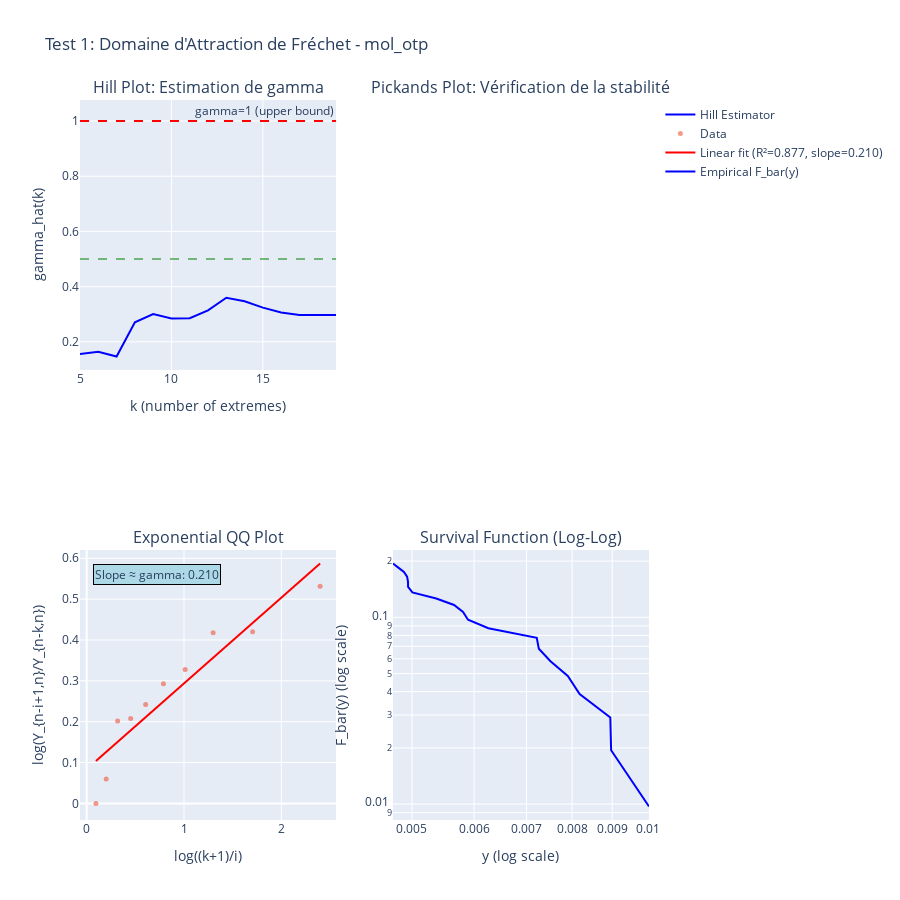
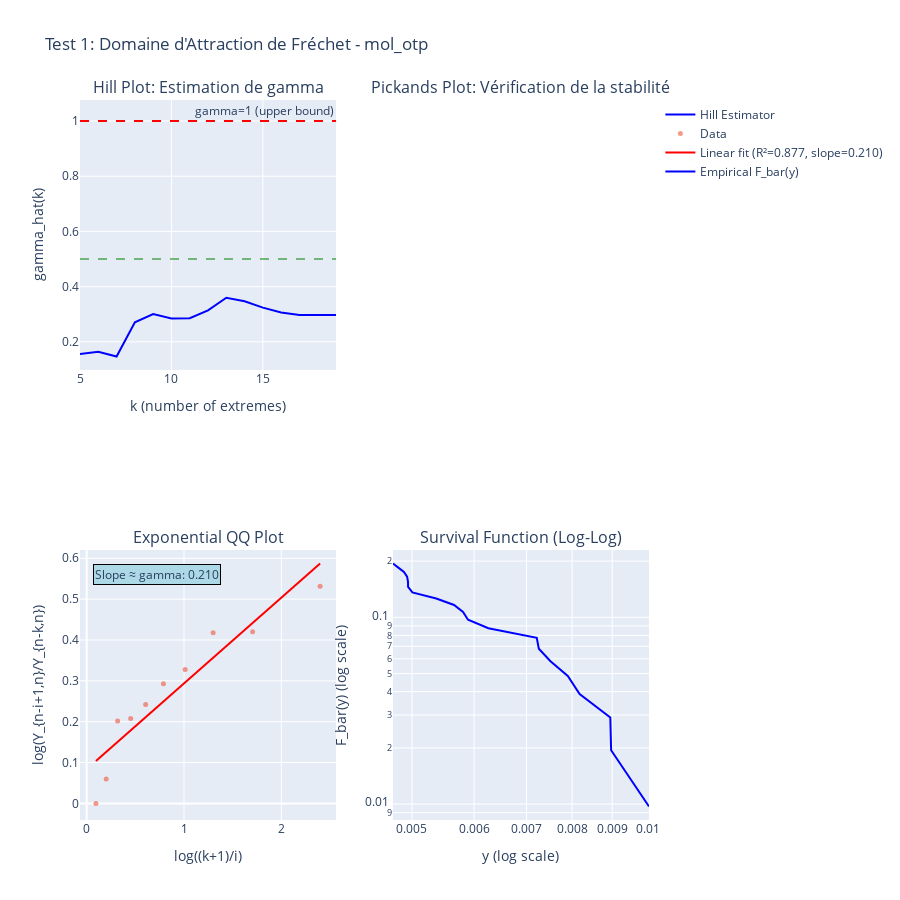
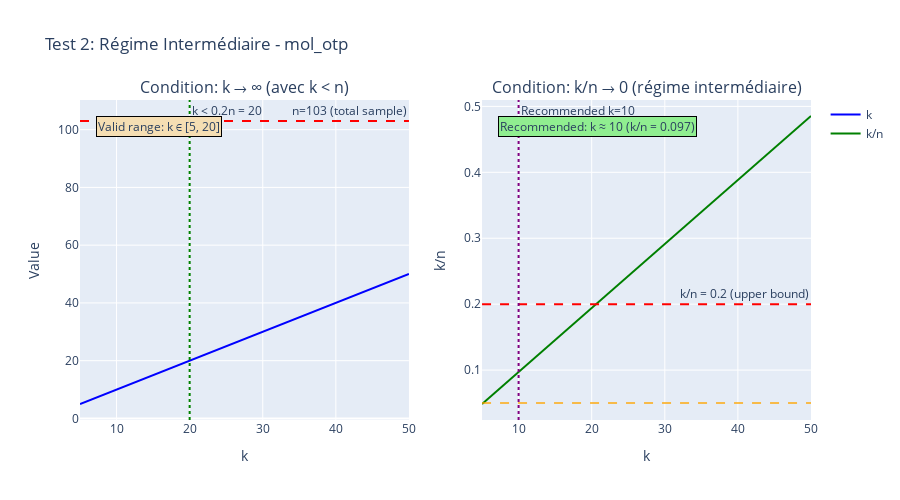

Notebook source saved alongside these figures, in order:
### Markdown cell above
# Exécution Complète des Tests

### Code cell
# we create output directory
SAVE_DIR = "../../results/hypothesis_verification/"
os.makedirs(SAVE_DIR, exist_ok=True)

# we define pairs to test
pairs_to_test = [
    ('mol.hu.txt', 'otp.hu.txt'),
    ('otp.hu.txt', 'mol.hu.txt'),
]

tau_values = [-2, -1, 0, 1, 2]

results_summary = []

for ticker_X, ticker_Y in pairs_to_test:
    if ticker_X not in func_data or ticker_Y not in func_data:
        continue
    
    print(f"\n{'='*80}")
    print(f"Testing: {ticker_X[:-7]} (X) -> {ticker_Y[:-7]} (Y)")
    print(f"{'='*80}\n")
    
    # we align data
    common_dates = func_data[ticker_X]['dates'].intersection(func_data[ticker_Y]['dates'])
    idx_X = func_data[ticker_X]['dates'].isin(common_dates)
    idx_Y = func_data[ticker_Y]['dates'].isin(common_dates)
    
    X_data = func_data[ticker_X]['curves'][idx_X]
    Y_data = func_data[ticker_Y]['max_return'][idx_Y]
    
    # we compute FEPLS beta_hat (simplified)
    from adapted import fepls
    X_fepls = np.expand_dims(X_data, axis=0)
    Y_fepls = np.expand_dims(Y_data, axis=0)
    n_samples = Y_fepls.shape[1]
    Y_sorted = np.sort(Y_fepls[0])[::-1]
    best_k = min(50, n_samples // 10)
    y_n = Y_sorted[best_k]
    y_matrix = y_n * np.ones_like(Y_fepls)
    E0 = fepls(X_fepls, Y_fepls, y_matrix, tau=1.0)
    beta_hat = E0[0,:]
    
    pair_name = f"{ticker_X[:-7]}_{ticker_Y[:-7]}"
    
    # Test 1: Fréchet Domain
    print("Test 1: Domaine d'Attraction de Fréchet...")
    try:
        gamma_est = test_frechet_domain(Y_data, pair_name, SAVE_DIR)
    except Exception as e:
        print(f"  ⚠ Skipped Test 1 due to error: {e}")
        gamma_est = None
    
    # Test 2: Intermediate Regime
    print("Test 2: Régime Intermédiaire...")
    try:
        recommended_k = test_intermediate_regime(Y_data, pair_name, SAVE_DIR)
    except Exception as e:
        print(f"  ⚠ Skipped Test 2 due to error: {e}")
        recommended_k = 30
    
    # Test 3: Bias Condition
    print("Test 3: Condition de Biais...")
    try:
        bias_ok = test_bias_condition(Y_data, pair_name, recommended_k, SAVE_DIR)
    except Exception as e:
        print(f"  ⚠ Skipped Test 3 due to error: {e}")
        bias_ok = None
    
    # Test 4: Signal Dominance
    print("Test 4: Dominance Signal/Bruit...")
    try:
        kappa_est, q_kappa_gamma = test_signal_dominance(X_data, Y_data, beta_hat, gamma_est, pair_name, SAVE_DIR)
    except Exception as e:
        print(f"  ⚠ Skipped Test 4 due to error: {e}")
        kappa_est, q_kappa_gamma = None, None
    
    # Test 5: Regular Variation
    print("Test 5: Variation Régulière...")
    try:
        kappa_est2 = test_regular_variation(Y_data, X_data, beta_hat, tau_values, pair_name, SAVE_DIR)
        if kappa_est2 is not None:
            kappa_est = kappa_est2
    except Exception as e:
        print(f"  ⚠ Skipped Test 5 due to error: {e}")
    
    # Test 6: Tail Moments
    if gamma_est is not None and kappa_est is not None:
        print("Test 6: Existence des Tail-Moments...")
        try:
            condition_vals, valid_tau = test_tail_moments_existence(gamma_est, kappa_est, tau_values, pair_name, SAVE_DIR)
        except Exception as e:
            print(f"  ⚠ Skipped Test 6 due to error: {e}")
            condition_vals, valid_tau = None, None
        
        # Additional Plot 7: Conditional Quantile with Scatter
        print("Plot 7: Conditional Quantile with Scatter...")
        try:
            plot_conditional_quantile_with_scatter(X_data, Y_data, beta_hat, best_k, pair_name, SAVE_DIR)
        except Exception as e:
            print(f"  ⚠ Skipped Plot 7 due to error: {e}")
        
        # Additional Plot 8: Additional Diagnostics
        print("Plot 8: Additional Diagnostics...")
        try:
            plot_additional_diagnostics(X_data, Y_data, beta_hat, gamma_est, kappa_est, pair_name, SAVE_DIR)
        except Exception as e:
            print(f"  ⚠ Skipped Plot 8 due to error: {e}")
        
        # Test 9: Comprehensive Test of All Hypotheses
        print("Test 9: Test Complet de Toutes les Hypothèses...")
        try:
            q_values = np.array([2.5, 3.0, 4.0, 5.0])
            all_hyp_results = test_all_hypotheses_comprehensive(
                Y_data, X_data, beta_hat, gamma_est, kappa_est,
                recommended_k, tau_values, q_values, pair_name, SAVE_DIR
            )
        except Exception as e:
            print(f"  ⚠ Skipped Test 9 due to error: {e}")
            all_hyp_results = None
    else:
        print("  ⚠ Skipped Tests 6-9: Missing gamma or kappa estimates")
        condition_vals, valid_tau = None, None
        all_hyp_results = None
        
        # we store results
        results_summary.append({
            'Pair': pair_name,
            'gamma': gamma_est,
            'kappa': kappa_est,
            'recommended_k': recommended_k,
            'bias_condition': bias_ok,
            'q_kappa_gamma_min': np.min(q_kappa_gamma) if q_kappa_gamma is not None else None,
            'valid_tau': list(valid_tau) if valid_tau is not None else [],
            'n_samples': n_samples
        })

# we save summary
if results_summary:
    df_summary = pd.DataFrame(results_summary)
    df_summary.to_csv(os.path.join(SAVE_DIR, 'hypothesis_verification_summary.csv'), index=False)
    print(f"\n{'='*80}")
    print("Summary saved to:", os.path.join(SAVE_DIR, 'hypothesis_verification_summary.csv'))
    print(f"{'='*80}\n")
    print(df_summary.to_string())

print("\nAll hypothesis tests completed!")

### Figure 1 — Plotly figure (JSON) as saved in the notebook; plotly's stock layout.template omitted (floating-point values rounded to 4 significant figures)
{"data": [{"line": {"color": "blue", "width": 2}, "mode": "lines", "name": "Hill Estimator", "type": "scatter", "x": [5, 6, 7, 8, 9, 10, 11, 12, 13, 14, 15, 16, 17, 18, 19], "xaxis": "x", "y": [0.1559, 0.1641, 0.1467, 0.2704, 0.3002, 0.2848, 0.2853, 0.3138, 0.3598, 0.3466, 0.3238, 0.3062, 0.2974, 0.2974, 0.2975], "yaxis": "y"}, {"marker": {"opacity": 0.6, "size": 5}, "mode": "markers", "name": "Data", "type": "scatter", "x": [2.398, 1.705, 1.299, 1.012, 0.7885, 0.6061, 0.452, 0.3185, 0.2007, 0.09531], "xaxis": "x3", "y": [0.5314, 0.4202, 0.4177, 0.3277, 0.2929, 0.2421, 0.2079, 0.2018, 0.05981, 0.0], "yaxis": "y3"}, {"line": {"color": "red", "width": 2}, "mode": "lines", "name": "Linear fit (R²=0.877, slope=0.210)", "type": "scatter", "x": [2.398, 1.705, 1.299, 1.012, 0.7885, 0.6061, 0.452, 0.3185, 0.2007, 0.09531], "xaxis": "x3", "y": [0.5872, 0.4417, 0.3566, 0.2962, 0.2494, 0.2111, 0.1787, 0.1507, 0.126, 0.1039], "yaxis": "y3"}, {"line": {"color": "blue", "width": 2}, "mode": "lines", "name": "Empirical F_bar(y)", "type": "scatter", "x": [0.01003, 0.008972, 0.00895, 0.008179, 0.0079, 0.007509, 0.007256, 0.007212, 0.006257, 0.005894, 0.005808, 0.005657, 0.005369, 0.005005, 0.004943, 0.004942, 0.004929, 0.004883, 0.004803, 0.004728], "xaxis": "x4", "y": [0.009709, 0.01942, 0.02913, 0.03883, 0.04854, 0.05825, 0.06796, 0.07767, 0.08738, 0.09709, 0.1068, 0.1165, 0.1262, 0.1359, 0.1456, 0.1553, 0.165, 0.1748, 0.1845, 0.1942], "yaxis": "y4"}], "layout": {"annotations": [{"font": {"size": 16}, "showarrow": false, "text": "Hill Plot: Estimation de gamma", "x": 0.225, "xanchor": "center", "xref": "paper", "y": 1, "yanchor": "bottom", "yref": "paper"}, {"font": {"size": 16}, "showarrow": false, "text": "Pickands Plot: Vérification de la stabilité", "x": 0.775, "xanchor": "center", "xref": "paper", "y": 1, "yanchor": "bottom", "yref": "paper"}, {"font": {"size": 16}, "showarrow": false, "text": "Exponential QQ Plot", "x": 0.225, "xanchor": "center", "xref": "paper", "y": 0.375, "yanchor": "bottom", "yref": "paper"}, {"font": {"size": 16}, "showarrow": false, "text": "Survival Function (Log-Log)", "x": 0.775, "xanchor": "center", "xref": "paper", "y": 0.375, "yanchor": "bottom", "yref": "paper"}, {"showarrow": false, "text": "gamma=1 (upper bound)", "x": 1, "xanchor": "right", "xref": "x domain", "y": 1, "yanchor": "bottom", "yref": "y"}, {"bgcolor": "lightblue", "bordercolor": "black", "showarrow": false, "text": "Slope ≈ gamma: 0.210", "x": 0.05, "xref": "x3 domain", "y": 0.95, "yref": "y3 domain"}], "height": 900, "shapes": [{"line": {"color": "red", "dash": "dash"}, "type": "line", "x0": 0, "x1": 1, "xref": "x domain", "y0": 1, "y1": 1, "yref": "y"}, {"line": {"color": "green", "dash": "dash"}, "opacity": 0.5, "type": "line", "x0": 0, "x1": 1, "xref": "x domain", "y0": 0.5, "y1": 0.5, "yref": "y"}], "showlegend": true, "title": {"text": "Test 1: Domaine d'Attraction de Fréchet - mol_otp"}, "xaxis": {"anchor": "y", "domain": [0, 0.45], "title": {"text": "k (number of extremes)"}}, "xaxis2": {"anchor": "y2", "domain": [0.55, 1], "title": {"text": "k"}}, "xaxis3": {"anchor": "y3", "domain": [0, 0.45], "title": {"text": "log((k+1)/i)"}}, "xaxis4": {"anchor": "y4", "domain": [0.55, 1], "title": {"text": "y (log scale)"}, "type": "log"}, "yaxis": {"anchor": "x", "domain": [0.625, 1], "title": {"text": "gamma_hat(k)"}}, "yaxis2": {"anchor": "x2", "domain": [0.625, 1], "title": {"text": "gamma_hat_Pickands(k)"}}, "yaxis3": {"anchor": "x3", "domain": [0, 0.375], "title": {"text": "log(Y_{n-i+1,n}/Y_{n-k,n})"}}, "yaxis4": {"anchor": "x4", "domain": [0, 0.375], "title": {"text": "F_bar(y) (log scale)"}, "type": "log"}}}

### Figure 2 — Plotly figure (JSON) as saved in the notebook; plotly's stock layout.template omitted (floating-point values rounded to 4 significant figures)
{"data": [{"line": {"color": "blue", "width": 2}, "mode": "lines", "name": "Hill Estimator", "type": "scatter", "x": [5, 6, 7, 8, 9, 10, 11, 12, 13, 14, 15, 16, 17, 18, 19], "xaxis": "x", "y": [0.1559, 0.1641, 0.1467, 0.2704, 0.3002, 0.2848, 0.2853, 0.3138, 0.3598, 0.3466, 0.3238, 0.3062, 0.2974, 0.2974, 0.2975], "yaxis": "y"}, {"marker": {"opacity": 0.6, "size": 5}, "mode": "markers", "name": "Data", "type": "scatter", "x": [2.398, 1.705, 1.299, 1.012, 0.7885, 0.6061, 0.452, 0.3185, 0.2007, 0.09531], "xaxis": "x3", "y": [0.5314, 0.4202, 0.4177, 0.3277, 0.2929, 0.2421, 0.2079, 0.2018, 0.05981, 0.0], "yaxis": "y3"}, {"line": {"color": "red", "width": 2}, "mode": "lines", "name": "Linear fit (R²=0.877, slope=0.210)", "type": "scatter", "x": [2.398, 1.705, 1.299, 1.012, 0.7885, 0.6061, 0.452, 0.3185, 0.2007, 0.09531], "xaxis": "x3", "y": [0.5872, 0.4417, 0.3566, 0.2962, 0.2494, 0.2111, 0.1787, 0.1507, 0.126, 0.1039], "yaxis": "y3"}, {"line": {"color": "blue", "width": 2}, "mode": "lines", "name": "Empirical F_bar(y)", "type": "scatter", "x": [0.01003, 0.008972, 0.00895, 0.008179, 0.0079, 0.007509, 0.007256, 0.007212, 0.006257, 0.005894, 0.005808, 0.005657, 0.005369, 0.005005, 0.004943, 0.004942, 0.004929, 0.004883, 0.004803, 0.004728], "xaxis": "x4", "y": [0.009709, 0.01942, 0.02913, 0.03883, 0.04854, 0.05825, 0.06796, 0.07767, 0.08738, 0.09709, 0.1068, 0.1165, 0.1262, 0.1359, 0.1456, 0.1553, 0.165, 0.1748, 0.1845, 0.1942], "yaxis": "y4"}], "layout": {"annotations": [{"font": {"size": 16}, "showarrow": false, "text": "Hill Plot: Estimation de gamma", "x": 0.225, "xanchor": "center", "xref": "paper", "y": 1, "yanchor": "bottom", "yref": "paper"}, {"font": {"size": 16}, "showarrow": false, "text": "Pickands Plot: Vérification de la stabilité", "x": 0.775, "xanchor": "center", "xref": "paper", "y": 1, "yanchor": "bottom", "yref": "paper"}, {"font": {"size": 16}, "showarrow": false, "text": "Exponential QQ Plot", "x": 0.225, "xanchor": "center", "xref": "paper", "y": 0.375, "yanchor": "bottom", "yref": "paper"}, {"font": {"size": 16}, "showarrow": false, "text": "Survival Function (Log-Log)", "x": 0.775, "xanchor": "center", "xref": "paper", "y": 0.375, "yanchor": "bottom", "yref": "paper"}, {"showarrow": false, "text": "gamma=1 (upper bound)", "x": 1, "xanchor": "right", "xref": "x domain", "y": 1, "yanchor": "bottom", "yref": "y"}, {"bgcolor": "lightblue", "bordercolor": "black", "showarrow": false, "text": "Slope ≈ gamma: 0.210", "x": 0.05, "xref": "x3 domain", "y": 0.95, "yref": "y3 domain"}], "height": 900, "shapes": [{"line": {"color": "red", "dash": "dash"}, "type": "line", "x0": 0, "x1": 1, "xref": "x domain", "y0": 1, "y1": 1, "yref": "y"}, {"line": {"color": "green", "dash": "dash"}, "opacity": 0.5, "type": "line", "x0": 0, "x1": 1, "xref": "x domain", "y0": 0.5, "y1": 0.5, "yref": "y"}], "showlegend": true, "title": {"text": "Test 1: Domaine d'Attraction de Fréchet - mol_otp"}, "xaxis": {"anchor": "y", "domain": [0, 0.45], "title": {"text": "k (number of extremes)"}}, "xaxis2": {"anchor": "y2", "domain": [0.55, 1], "title": {"text": "k"}}, "xaxis3": {"anchor": "y3", "domain": [0, 0.45], "title": {"text": "log((k+1)/i)"}}, "xaxis4": {"anchor": "y4", "domain": [0.55, 1], "title": {"text": "y (log scale)"}, "type": "log"}, "yaxis": {"anchor": "x", "domain": [0.625, 1], "title": {"text": "gamma_hat(k)"}}, "yaxis2": {"anchor": "x2", "domain": [0.625, 1], "title": {"text": "gamma_hat_Pickands(k)"}}, "yaxis3": {"anchor": "x3", "domain": [0, 0.375], "title": {"text": "log(Y_{n-i+1,n}/Y_{n-k,n})"}}, "yaxis4": {"anchor": "x4", "domain": [0, 0.375], "title": {"text": "F_bar(y) (log scale)"}, "type": "log"}}}

### Figure 3 — Plotly figure (JSON) as saved in the notebook; plotly's stock layout.template omitted (floating-point values rounded to 4 significant figures)
{"data": [{"line": {"color": "blue", "width": 2}, "mode": "lines", "name": "k", "type": "scatter", "x": [5, 6, 7, 8, 9, 10, 11, 12, 13, 14, 15, 16, 17, 18, 19, 20, 21, 22, 23, 24, 25, 26, 27, 28, 29, 30, 31, 32, 33, 34, 35, 36, 37, 38, 39, 40, 41, 42, 43, 44, 45, 46, 47, 48, 49, 50], "xaxis": "x", "y": [5, 6, 7, 8, 9, 10, 11, 12, 13, 14, 15, 16, 17, 18, 19, 20, 21, 22, 23, 24, 25, 26, 27, 28, 29, 30, 31, 32, 33, 34, 35, 36, 37, 38, 39, 40, 41, 42, 43, 44, 45, 46, 47, 48, 49, 50], "yaxis": "y"}, {"line": {"color": "green", "width": 2}, "mode": "lines", "name": "k/n", "type": "scatter", "x": [5, 6, 7, 8, 9, 10, 11, 12, 13, 14, 15, 16, 17, 18, 19, 20, 21, 22, 23, 24, 25, 26, 27, 28, 29, 30, 31, 32, 33, 34, 35, 36, 37, 38, 39, 40, 41, 42, 43, 44, 45, 46, 47, 48, 49, 50], "xaxis": "x2", "y": [0.04854, 0.05825, 0.06796, 0.07767, 0.08738, 0.09709, 0.1068, 0.1165, 0.1262, 0.1359, 0.1456, 0.1553, 0.165, 0.1748, 0.1845, 0.1942, 0.2039, 0.2136, 0.2233, 0.233, 0.2427, 0.2524, 0.2621, 0.2718, 0.2816, 0.2913, 0.301, 0.3107, 0.3204, 0.3301, 0.3398, 0.3495, 0.3592, 0.3689, 0.3786, 0.3883, 0.3981, 0.4078, 0.4175, 0.4272, 0.4369, 0.4466, 0.4563, 0.466, 0.4757, 0.4854], "yaxis": "y2"}], "layout": {"annotations": [{"font": {"size": 16}, "showarrow": false, "text": "Condition: k → ∞ (avec k < n)", "x": 0.225, "xanchor": "center", "xref": "paper", "y": 1, "yanchor": "bottom", "yref": "paper"}, {"font": {"size": 16}, "showarrow": false, "text": "Condition: k/n → 0 (régime intermédiaire)", "x": 0.775, "xanchor": "center", "xref": "paper", "y": 1, "yanchor": "bottom", "yref": "paper"}, {"showarrow": false, "text": "n=103 (total sample)", "x": 1, "xanchor": "right", "xref": "x domain", "y": 103, "yanchor": "bottom", "yref": "y"}, {"showarrow": false, "text": "k < 0.2n = 20", "x": 20, "xanchor": "left", "xref": "x", "y": 1, "yanchor": "top", "yref": "y domain"}, {"bgcolor": "wheat", "bordercolor": "black", "showarrow": false, "text": "Valid range: k ∈ [5, 20]", "x": 0.05, "xref": "x domain", "y": 0.95, "yref": "y domain"}, {"showarrow": false, "text": "k/n = 0.2 (upper bound)", "x": 1, "xanchor": "right", "xref": "x2 domain", "y": 0.2, "yanchor": "bottom", "yref": "y2"}, {"showarrow": false, "text": "Recommended k=10", "x": 10, "xanchor": "left", "xref": "x2", "y": 1, "yanchor": "top", "yref": "y2 domain"}, {"bgcolor": "lightgreen", "bordercolor": "black", "showarrow": false, "text": "Recommended: k ≈ 10 (k/n = 0.097)", "x": 0.05, "xref": "x2 domain", "y": 0.95, "yref": "y2 domain"}], "height": 500, "shapes": [{"line": {"color": "red", "dash": "dash"}, "type": "line", "x0": 0, "x1": 1, "xref": "x domain", "y0": 103, "y1": 103, "yref": "y"}, {"line": {"color": "green", "dash": "dot"}, "type": "line", "x0": 20, "x1": 20, "xref": "x", "y0": 0, "y1": 1, "yref": "y domain"}, {"line": {"color": "red", "dash": "dash"}, "type": "line", "x0": 0, "x1": 1, "xref": "x2 domain", "y0": 0.2, "y1": 0.2, "yref": "y2"}, {"line": {"color": "orange", "dash": "dash"}, "opacity": 0.7, "type": "line", "x0": 0, "x1": 1, "xref": "x2 domain", "y0": 0.05, "y1": 0.05, "yref": "y2"}, {"line": {"color": "purple", "dash": "dot"}, "type": "line", "x0": 10, "x1": 10, "xref": "x2", "y0": 0, "y1": 1, "yref": "y2 domain"}], "showlegend": true, "title": {"text": "Test 2: Régime Intermédiaire - mol_otp"}, "xaxis": {"anchor": "y", "domain": [0, 0.45], "title": {"text": "k"}}, "xaxis2": {"anchor": "y2", "domain": [0.55, 1], "title": {"text": "k"}}, "yaxis": {"anchor": "x", "domain": [0, 1], "title": {"text": "Value"}}, "yaxis2": {"anchor": "x2", "domain": [0, 1], "title": {"text": "k/n"}}}}
